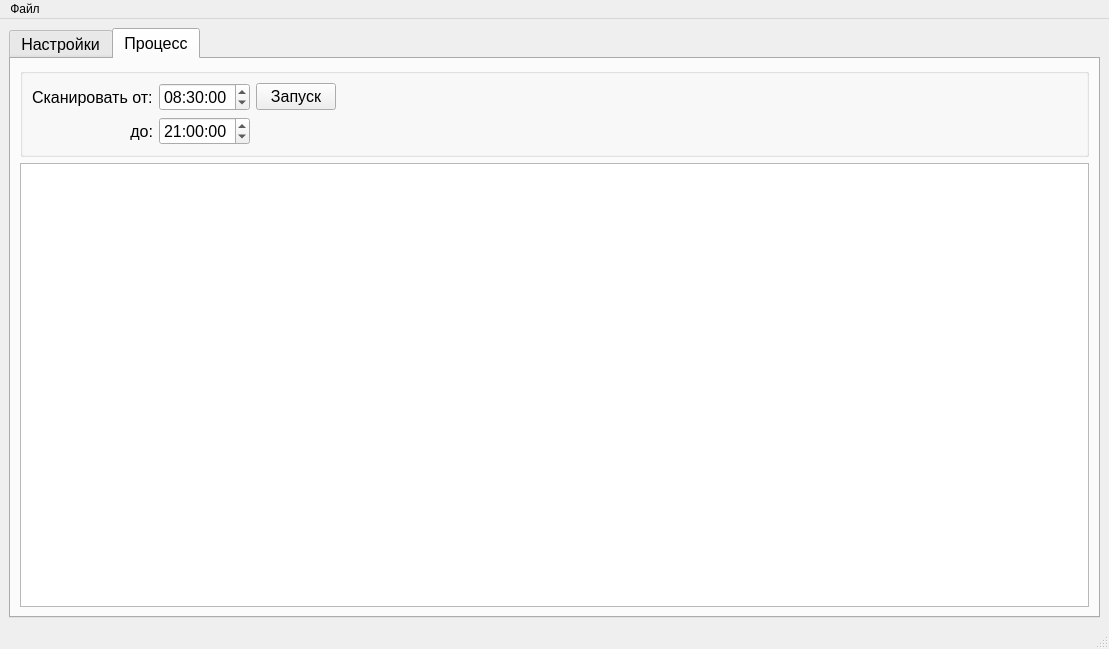
<?xml version="1.0" encoding="UTF-8"?>
<ui version="4.0">
 <class>MainWindow</class>
 <widget class="QMainWindow" name="MainWindow">
  <property name="geometry">
   <rect>
    <x>0</x>
    <y>0</y>
    <width>1109</width>
    <height>649</height>
   </rect>
  </property>
  <property name="windowTitle">
   <string>FaceCounter</string>
  </property>
  <widget class="QWidget" name="centralwidget">
   <layout class="QVBoxLayout" name="verticalLayout_2">
    <item>
     <layout class="QVBoxLayout" name="verticalLayout">
      <item>
       <widget class="QTabWidget" name="tabWidget">
        <property name="font">
         <font>
          <pointsize>12</pointsize>
         </font>
        </property>
        <property name="currentIndex">
         <number>1</number>
        </property>
        <widget class="QWidget" name="tab">
         <attribute name="title">
          <string>Настройки</string>
         </attribute>
         <layout class="QHBoxLayout" name="horizontalLayout">
          <item>
           <widget class="QGroupBox" name="groupBox">
            <property name="minimumSize">
             <size>
              <width>0</width>
              <height>0</height>
             </size>
            </property>
            <property name="maximumSize">
             <size>
              <width>800</width>
              <height>16777215</height>
             </size>
            </property>
            <property name="font">
             <font>
              <pointsize>12</pointsize>
             </font>
            </property>
            <property name="layoutDirection">
             <enum>Qt::LeftToRight</enum>
            </property>
            <property name="title">
             <string/>
            </property>
            <property name="alignment">
             <set>Qt::AlignCenter</set>
            </property>
            <property name="flat">
             <bool>true</bool>
            </property>
            <layout class="QVBoxLayout" name="verticalLayout_4">
             <item>
              <layout class="QVBoxLayout" name="verticalLayout_3">
               <item>
                <layout class="QHBoxLayout" name="horizontalLayout_2">
                 <item>
                  <widget class="QLabel" name="label">
                   <property name="minimumSize">
                    <size>
                     <width>100</width>
                     <height>0</height>
                    </size>
                   </property>
                   <property name="maximumSize">
                    <size>
                     <width>100</width>
                     <height>16777215</height>
                    </size>
                   </property>
                   <property name="font">
                    <font>
                     <pointsize>12</pointsize>
                    </font>
                   </property>
                   <property name="text">
                    <string>Здания</string>
                   </property>
                  </widget>
                 </item>
                 <item>
                  <widget class="QComboBox" name="comboBox">
                   <property name="minimumSize">
                    <size>
                     <width>300</width>
                     <height>0</height>
                    </size>
                   </property>
                   <property name="font">
                    <font>
                     <pointsize>12</pointsize>
                    </font>
                   </property>
                  </widget>
                 </item>
                 <item>
                  <widget class="QPushButton" name="pushBtn">
                   <property name="minimumSize">
                    <size>
                     <width>35</width>
                     <height>0</height>
                    </size>
                   </property>
                   <property name="maximumSize">
                    <size>
                     <width>16777215</width>
                     <height>16777215</height>
                    </size>
                   </property>
                   <property name="text">
                    <string>+</string>
                   </property>
                  </widget>
                 </item>
                 <item>
                  <spacer name="horizontalSpacer_2">
                   <property name="orientation">
                    <enum>Qt::Horizontal</enum>
                   </property>
                   <property name="sizeHint" stdset="0">
                    <size>
                     <width>40</width>
                     <height>20</height>
                    </size>
                   </property>
                  </spacer>
                 </item>
                </layout>
               </item>
              </layout>
             </item>
             <item>
              <layout class="QHBoxLayout" name="horizontalLayout_3">
               <item>
                <widget class="QLabel" name="label_2">
                 <property name="minimumSize">
                  <size>
                   <width>100</width>
                   <height>0</height>
                  </size>
                 </property>
                 <property name="font">
                  <font>
                   <pointsize>12</pointsize>
                  </font>
                 </property>
                 <property name="text">
                  <string>Этаж</string>
                 </property>
                </widget>
               </item>
               <item>
                <widget class="QComboBox" name="comboBox_Etaj">
                 <property name="minimumSize">
                  <size>
                   <width>200</width>
                   <height>0</height>
                  </size>
                 </property>
                 <property name="font">
                  <font>
                   <pointsize>12</pointsize>
                  </font>
                 </property>
                 <item>
                  <property name="text">
                   <string>1</string>
                  </property>
                 </item>
                 <item>
                  <property name="text">
                   <string>2</string>
                  </property>
                 </item>
                 <item>
                  <property name="text">
                   <string>3</string>
                  </property>
                 </item>
                 <item>
                  <property name="text">
                   <string>4</string>
                  </property>
                 </item>
                 <item>
                  <property name="text">
                   <string>5</string>
                  </property>
                 </item>
                 <item>
                  <property name="text">
                   <string>6</string>
                  </property>
                 </item>
                 <item>
                  <property name="text">
                   <string>7</string>
                  </property>
                 </item>
                 <item>
                  <property name="text">
                   <string>8</string>
                  </property>
                 </item>
                 <item>
                  <property name="text">
                   <string>9</string>
                  </property>
                 </item>
                </widget>
               </item>
               <item>
                <spacer name="horizontalSpacer">
                 <property name="orientation">
                  <enum>Qt::Horizontal</enum>
                 </property>
                 <property name="sizeHint" stdset="0">
                  <size>
                   <width>35</width>
                   <height>20</height>
                  </size>
                 </property>
                </spacer>
               </item>
              </layout>
             </item>
             <item>
              <layout class="QHBoxLayout" name="horizontalLayout_6">
               <item>
                <widget class="QLabel" name="label_3">
                 <property name="text">
                  <string>Камеры видеонаблюдения:</string>
                 </property>
                </widget>
               </item>
               <item>
                <widget class="QLabel" name="label_Zdaniye">
                 <property name="text">
                  <string>все здания</string>
                 </property>
                </widget>
               </item>
               <item>
                <spacer name="horizontalSpacer_4">
                 <property name="orientation">
                  <enum>Qt::Horizontal</enum>
                 </property>
                 <property name="sizeHint" stdset="0">
                  <size>
                   <width>40</width>
                   <height>20</height>
                  </size>
                 </property>
                </spacer>
               </item>
              </layout>
             </item>
             <item>
              <widget class="QTableWidget" name="tableWidget">
               <property name="autoFillBackground">
                <bool>true</bool>
               </property>
               <property name="frameShape">
                <enum>QFrame::StyledPanel</enum>
               </property>
               <property name="frameShadow">
                <enum>QFrame::Plain</enum>
               </property>
               <property name="midLineWidth">
                <number>0</number>
               </property>
               <property name="selectionMode">
                <enum>QAbstractItemView::SingleSelection</enum>
               </property>
               <property name="selectionBehavior">
                <enum>QAbstractItemView::SelectRows</enum>
               </property>
               <property name="rowCount">
                <number>3</number>
               </property>
               <property name="columnCount">
                <number>2</number>
               </property>
               <row/>
               <row/>
               <row/>
               <column/>
               <column/>
              </widget>
             </item>
             <item>
              <layout class="QHBoxLayout" name="horizontalLayout_5">
               <item>
                <spacer name="horizontalSpacer_3">
                 <property name="orientation">
                  <enum>Qt::Horizontal</enum>
                 </property>
                 <property name="sizeHint" stdset="0">
                  <size>
                   <width>40</width>
                   <height>20</height>
                  </size>
                 </property>
                </spacer>
               </item>
               <item>
                <widget class="QPushButton" name="pushButton">
                 <property name="text">
                  <string>Добавить</string>
                 </property>
                </widget>
               </item>
               <item>
                <widget class="QPushButton" name="pushBtnDeleteAuditoriya">
                 <property name="text">
                  <string>Удалить</string>
                 </property>
                </widget>
               </item>
              </layout>
             </item>
             <item>
              <layout class="QHBoxLayout" name="horizontalLayout_4"/>
             </item>
            </layout>
           </widget>
          </item>
          <item>
           <widget class="QGroupBox" name="groupBox_2">
            <property name="maximumSize">
             <size>
              <width>16777215</width>
              <height>16777215</height>
             </size>
            </property>
            <property name="font">
             <font>
              <pointsize>12</pointsize>
             </font>
            </property>
            <property name="title">
             <string/>
            </property>
            <property name="alignment">
             <set>Qt::AlignCenter</set>
            </property>
            <property name="flat">
             <bool>true</bool>
            </property>
           </widget>
          </item>
         </layout>
        </widget>
        <widget class="QWidget" name="tab_2">
         <attribute name="title">
          <string>Процесс</string>
         </attribute>
         <layout class="QHBoxLayout" name="horizontalLayout_7">
          <item>
           <layout class="QVBoxLayout" name="verticalLayout_5">
            <item>
             <widget class="QGroupBox" name="groupBox_3">
              <property name="minimumSize">
               <size>
                <width>0</width>
                <height>50</height>
               </size>
              </property>
              <property name="title">
               <string/>
              </property>
              <layout class="QGridLayout" name="gridLayout">
               <item row="0" column="2">
                <widget class="QPushButton" name="pushBtn_Start">
                 <property name="text">
                  <string>Запуск</string>
                 </property>
                </widget>
               </item>
               <item row="0" column="3">
                <spacer name="horizontalSpacer_5">
                 <property name="orientation">
                  <enum>Qt::Horizontal</enum>
                 </property>
                 <property name="sizeHint" stdset="0">
                  <size>
                   <width>40</width>
                   <height>20</height>
                  </size>
                 </property>
                </spacer>
               </item>
               <item row="0" column="0">
                <widget class="QLabel" name="label_5">
                 <property name="text">
                  <string>Сканировать от:</string>
                 </property>
                </widget>
               </item>
               <item row="1" column="0">
                <widget class="QLabel" name="label_6">
                 <property name="text">
                  <string>до:</string>
                 </property>
                 <property name="alignment">
                  <set>Qt::AlignRight|Qt::AlignTrailing|Qt::AlignVCenter</set>
                 </property>
                </widget>
               </item>
               <item row="0" column="1">
                <widget class="QTimeEdit" name="timeEdit_from">
                 <property name="time">
                  <time>
                   <hour>8</hour>
                   <minute>30</minute>
                   <second>0</second>
                  </time>
                 </property>
                </widget>
               </item>
               <item row="1" column="1">
                <widget class="QTimeEdit" name="timeEdit_to">
                 <property name="time">
                  <time>
                   <hour>21</hour>
                   <minute>0</minute>
                   <second>0</second>
                  </time>
                 </property>
                </widget>
               </item>
              </layout>
             </widget>
            </item>
            <item>
             <widget class="QTextEdit" name="textEdit">
              <property name="readOnly">
               <bool>true</bool>
              </property>
             </widget>
            </item>
           </layout>
          </item>
         </layout>
        </widget>
       </widget>
      </item>
     </layout>
    </item>
   </layout>
  </widget>
  <widget class="QMenuBar" name="menubar">
   <property name="geometry">
    <rect>
     <x>0</x>
     <y>0</y>
     <width>1109</width>
     <height>26</height>
    </rect>
   </property>
   <widget class="QMenu" name="menu">
    <property name="title">
     <string>Файл</string>
    </property>
    <addaction name="actionExit"/>
   </widget>
   <addaction name="menu"/>
  </widget>
  <widget class="QStatusBar" name="statusbar"/>
  <action name="actionExit">
   <property name="text">
    <string>Выход</string>
   </property>
   <property name="shortcut">
    <string>Ctrl+Q</string>
   </property>
  </action>
 </widget>
 <resources/>
 <connections/>
</ui>
